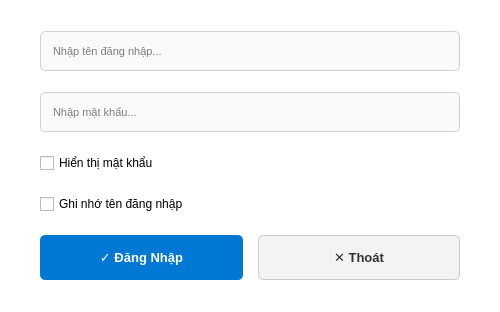
<?xml version="1.0" encoding="UTF-8"?>
<ui version="4.0">
 <class>LoginDialog</class>
 <widget class="QDialog" name="LoginDialog">
  <property name="geometry">
   <rect>
    <x>0</x>
    <y>0</y>
    <width>500</width>
    <height>312</height>
   </rect>
  </property>
  <property name="windowTitle">
   <string>Smart Parking System - Đăng Nhập</string>
  </property>
  <property name="windowIcon">
   <iconset>
    <normaloff>.</normaloff>.</iconset>
  </property>
  <property name="styleSheet">
   <string notr="true">QDialog {
    background-color: #f5f5f5;
}</string>
  </property>
  <layout class="QVBoxLayout" name="main_layout">
   <property name="spacing">
    <number>0</number>
   </property>
   <property name="leftMargin">
    <number>0</number>
   </property>
   <property name="topMargin">
    <number>0</number>
   </property>
   <property name="rightMargin">
    <number>0</number>
   </property>
   <property name="bottomMargin">
    <number>0</number>
   </property>
   <item>
    <widget class="QFrame" name="content_frame">
     <property name="enabled">
      <bool>true</bool>
     </property>
     <property name="styleSheet">
      <string notr="true">QFrame {
    background-color: white;
    border: none;
}</string>
     </property>
     <layout class="QVBoxLayout" name="content_layout">
      <property name="spacing">
       <number>20</number>
      </property>
      <property name="leftMargin">
       <number>40</number>
      </property>
      <property name="topMargin">
       <number>30</number>
      </property>
      <property name="rightMargin">
       <number>40</number>
      </property>
      <property name="bottomMargin">
       <number>30</number>
      </property>
      <item>
       <widget class="QLineEdit" name="username_input">
        <property name="minimumSize">
         <size>
          <width>0</width>
          <height>40</height>
         </size>
        </property>
        <property name="styleSheet">
         <string notr="true">QLineEdit {
    padding: 10px;
    border: 1px solid #d0d0d0;
    border-radius: 5px;
    background-color: #fafafa;
    font-size: 11px;
}
QLineEdit:focus {
    border: 2px solid #0078d4;
    background-color: white;
}</string>
        </property>
        <property name="placeholderText">
         <string>Nhập tên đăng nhập...</string>
        </property>
       </widget>
      </item>
      <item>
       <widget class="QLineEdit" name="password_input">
        <property name="minimumSize">
         <size>
          <width>0</width>
          <height>40</height>
         </size>
        </property>
        <property name="styleSheet">
         <string notr="true">QLineEdit {
    padding: 10px;
    border: 1px solid #d0d0d0;
    border-radius: 5px;
    background-color: #fafafa;
    font-size: 11px;
}
QLineEdit:focus {
    border: 2px solid #0078d4;
    background-color: white;
}</string>
        </property>
        <property name="echoMode">
         <enum>QLineEdit::Password</enum>
        </property>
        <property name="placeholderText">
         <string>Nhập mật khẩu...</string>
        </property>
       </widget>
      </item>
      <item>
       <widget class="QCheckBox" name="show_password_checkbox">
        <property name="font">
         <font>
          <pointsize>9</pointsize>
         </font>
        </property>
        <property name="text">
         <string>Hiển thị mật khẩu</string>
        </property>
       </widget>
      </item>
      <item>
       <widget class="QCheckBox" name="remember_checkbox">
        <property name="font">
         <font>
          <pointsize>9</pointsize>
         </font>
        </property>
        <property name="text">
         <string>Ghi nhớ tên đăng nhập</string>
        </property>
       </widget>
      </item>
      <item>
       <layout class="QHBoxLayout" name="button_layout">
        <property name="spacing">
         <number>15</number>
        </property>
        <item>
         <widget class="QPushButton" name="login_button">
          <property name="minimumSize">
           <size>
            <width>0</width>
            <height>45</height>
           </size>
          </property>
          <property name="font">
           <font>
            <pointsize>10</pointsize>
            <weight>75</weight>
            <bold>true</bold>
           </font>
          </property>
          <property name="styleSheet">
           <string notr="true">QPushButton {
    background-color: #0078d4;
    color: white;
    border: none;
    border-radius: 5px;
    font-weight: bold;
}
QPushButton:hover {
    background-color: #0063b1;
}
QPushButton:pressed {
    background-color: #004a94;
}
QPushButton:disabled {
    background-color: #cccccc;
    color: #666;
}</string>
          </property>
          <property name="text">
           <string>✓ Đăng Nhập</string>
          </property>
         </widget>
        </item>
        <item>
         <widget class="QPushButton" name="exit_button">
          <property name="minimumSize">
           <size>
            <width>0</width>
            <height>45</height>
           </size>
          </property>
          <property name="font">
           <font>
            <pointsize>10</pointsize>
            <weight>75</weight>
            <bold>true</bold>
           </font>
          </property>
          <property name="styleSheet">
           <string notr="true">QPushButton {
    background-color: #f3f3f3;
    color: #333;
    border: 1px solid #cccccc;
    border-radius: 5px;
}
QPushButton:hover {
    background-color: #e8e8e8;
}
QPushButton:pressed {
    background-color: #dcdcdc;
}</string>
          </property>
          <property name="text">
           <string>✕ Thoát</string>
          </property>
         </widget>
        </item>
       </layout>
      </item>
     </layout>
    </widget>
   </item>
  </layout>
 </widget>
 <resources/>
 <connections/>
</ui>
